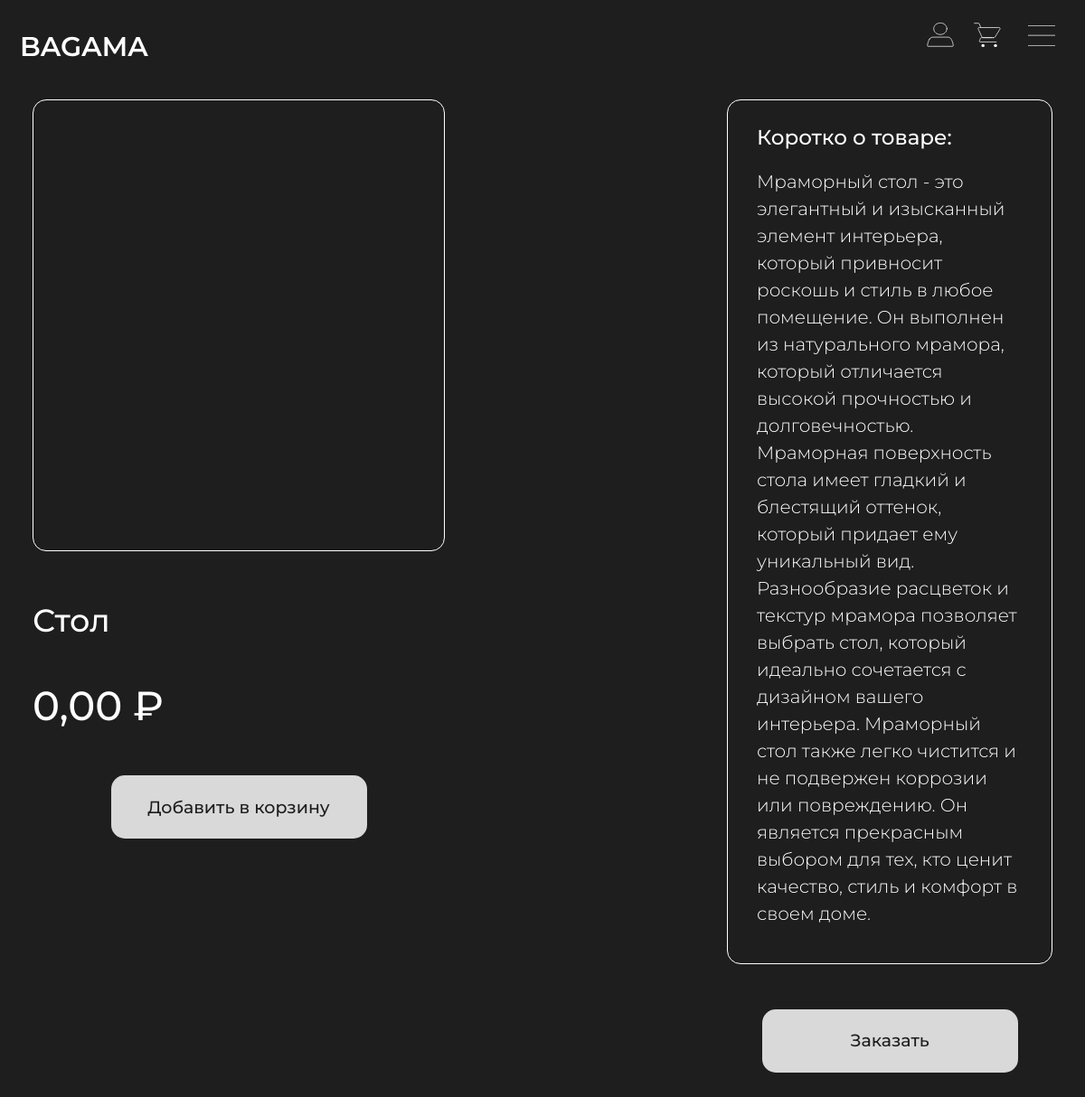
The app's page /product/3 with its own data.
### shop/models.py (models this page shows)
class Products(models.Model):
    title = models.CharField(max_length=100, verbose_name='Имя товара')
    description = models.TextField('Описание товара', max_length=1000)
    price = models.DecimalField(max_digits=10, decimal_places=2, verbose_name='Цена', default=0.00)
    category = models.ForeignKey(Categories, on_delete=models.CASCADE, verbose_name='Категория товара')
    preview = models.ImageField('Превью товара', upload_to='product/previews/%Y/%Y-%m-%d-%H-%M-%S/')
    top_status = models.BooleanField('Промо товар', default=False)
    created_date = models.DateTimeField(auto_now=True, verbose_name='Время создания')
    updated = models.DateTimeField(auto_now=True, verbose_name='Время последнего обновления')
    class Meta():
        verbose_name = 'продукт'
        verbose_name_plural = 'Продукты'
    def __str__(self):
        return self.title

### shop/views.py (the view)
# urls.py: path('product/<int:product__id>', views.productpage, name='productpage'),
def productpage(request, product__id):
    print(product__id)
    product = get_object_or_404(Products, id=product__id)
    product_photos = ProductsImages.objects.filter(product_id=product.id)
    print(product_photos)
    return render(request, 'shop/productpage.html', context={'product': product, 'photos': product_photos})

### shop/models.py (called while the page is built)
    def __str__(self):
        return str(self.product)

### shop/templatetags/replace_n.py (called while the page is built)
@register.filter(is_safe = True)
def replace_n(value):
    value = '<p>' + value + '</p>'
    return value.replace('\n', '</p><p>')

### shop/templates/shop/productpage.html (shortened to what this page needs)
{% extends 'shop/base.html' %}
{% load replace_n %}
{% load static %}
{% block head %}
<link rel="stylesheet" href="{% static 'shop/css/productpage.css' %}">
<link
  rel="stylesheet"
  href="https://cdn.jsdelivr.net/npm/swiper@9/swiper-bundle.min.css"/>
{% endblock head %}
{% block content %}
<div class="main-container">
    <div class="product">
        <div class="row justify-content-between">
            <div class="col-12 col-md-5" style="margin-bottom: 40px;">
                <div class="product-img">
                    <div class="swiper">
                    </div>
                </div>
                <div class="product-info">
                    <h2 class="product-title">{{product.title}}</h2>
                    <h3 class="product-price">{{product.price}} ₽</h3>
                </div>
                <div class="add-to-bascket-btn">
                    <a href="">Добавить в корзину</a>
                </div>
            </div>
            <div class="col-12 col-md-4" style="margin-bottom: 40px;">
                <div class="product-description">
                    <h5>Коротко о товаре:</h5>
                    <p>
                        {{product.description|replace_n|safe}}
                    </p>
                </div>
                <div class="order-btn">
                    <a href="">Заказать</a>
                </div>
            </div>
        </div>
    </div>
</div>
{% endblock content %}

### shop/static/shop/css/base.css (style rules this page uses)
body { background: #1E1E1E;; overflow-x: hidden; }

### shop/static/shop/css/productpage.css (style rules this page uses)
.main-container { margin-left: 3vw; margin-right: 3vw; }
.product-img { position: relative; width: 100%; height: 500px; border: 1px solid #FFFFFF; border-radius: 15px; }
.swiper { height: 100%; }
.product-info { margin-top: 55px; }
.product-title { font-family: 'Montserrat'; font-style: normal; font-weight: 500; font-size: 35px; line-height: 43px; color: #FFFFFF; }
.product-price { margin-top: 45px; font-family: 'Montserrat'; font-style: normal; font-weight: 500; font-size: 45px; line-height: 55px; color: #FFFFFF; }
.product-description { width: 100%; height: calc(100% - 70px - 50px); border: 1px solid #FFFFFF; border-radius: 15px; padding-top: 24px; padding-bottom: 24px; padding-left: 32px; padding-right: 32px; }
.product-description h5 { font-family: 'Montserrat'; font-style: normal; font-weight: 500; font-size: 23px; line-height: 150%; color: #FFFFFF; margin-bottom: 10px; }
.product-description p { font-family: 'Montserrat'; font-style: normal; font-weight: 300; font-size: 20px; line-height: 150%; color: #FFFFFF; }
.add-to-bascket-btn, .order-btn { position: relative; background: #D9D9D9; border-radius: 15px; width: 283px; height: 70px; display: flex; align-items: center; justify-content: center; margin-top: 50px; margin-left: auto; margin-right: auto; transition: 0.3s; }
.add-to-bascket-btn a, .order-btn a { font-family: 'Montserrat'; font-style: normal; font-weight: 500; font-size: 19px; line-height: 23px; color: #1E1E1E; text-decoration: none; user-select: none; }

### records on screen
Products: title "Стол", price "0,00", description "Мраморный стол - это элегантный и изысканный элемент интерьера, который привносит роскошь и стиль в любое помещение. Он выполнен из натурального мрамора, который отличается высокой прочностью и долговечностью. Мраморная поверхность стола имеет гладкий и блестящий оттенок, который придает ему уникальный вид. Разнообразие расцветок и текстур мрамора позволяет выбрать стол, который идеально сочетается с дизайном вашего интерьера. Мраморный стол также легко чистится и не подвержен коррозии или повреждению. Он является прекрасным выбором для тех, кто ценит качество, стиль и комфорт в своем доме."
